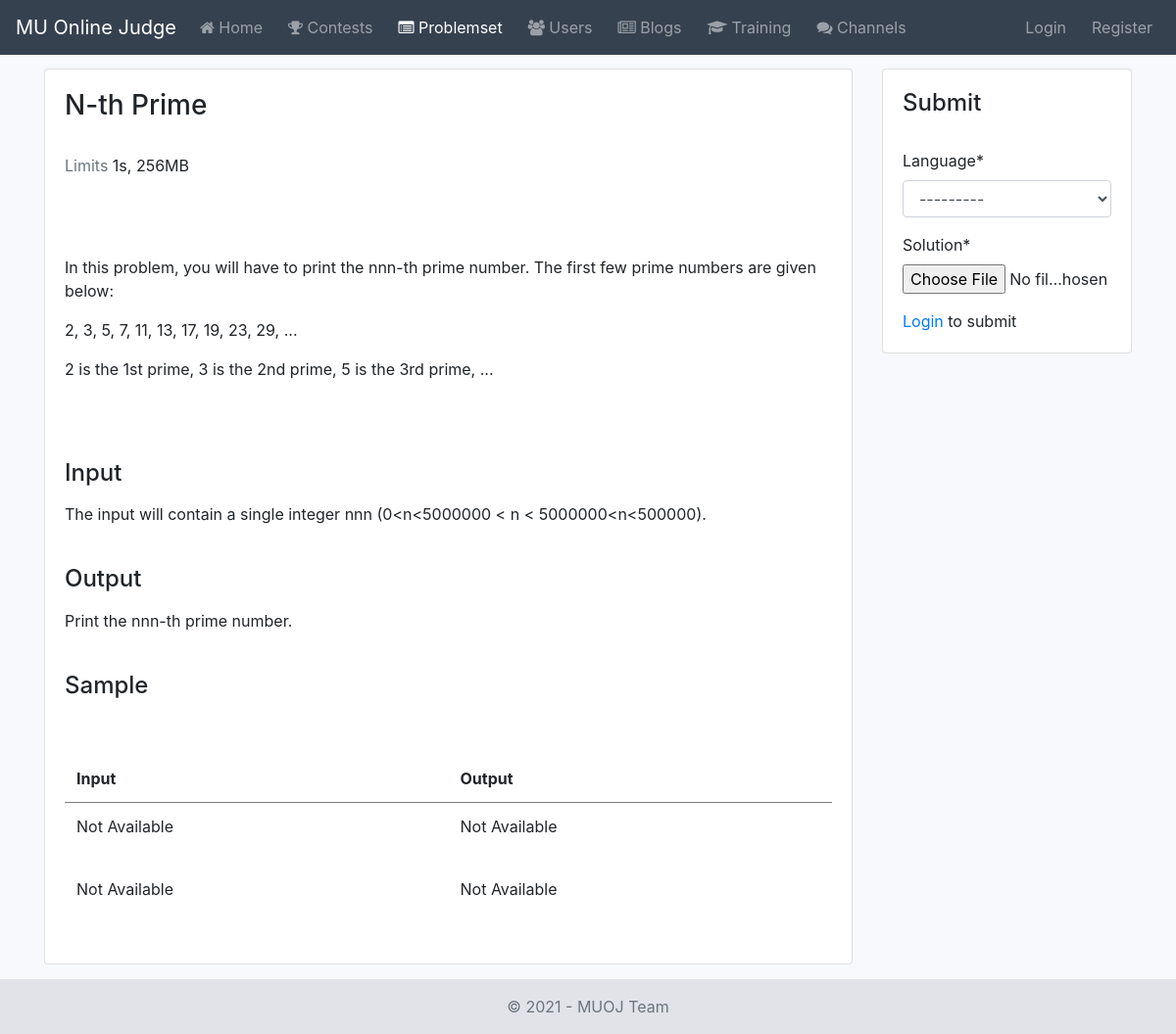
/problemset/problems/4/, run on the app's committed database.
### problemset/models.py (models this page shows, shortened)
class Problem(AbstractBaseModel):
    name = models.CharField(verbose_name=_('Name'), max_length=100)
    statement = RichTextField(verbose_name=_('Statement'))
    input_section = RichTextField(verbose_name=_('Input Section'))
    output_section = RichTextField(verbose_name=_('Output Section'))
    editorial = RichTextField(verbose_name=_('Editorial'))
    solution = models.FileField(verbose_name=_('Solution'))
    solution_language = models.ForeignKey(verbose_name=_('Language'), to=Language, on_delete=models.CASCADE)
    author = models.ForeignKey(to=User, on_delete=models.SET_NULL, null=True)
    is_protected = models.BooleanField(verbose_name=_('Is Protected'), default=0)
    time_limit = models.IntegerField(verbose_name=_('Time Limit'), default=1)
    memory_limit = models.PositiveIntegerField(verbose_name=_('Memory Limit'), default=256)
    objects = ProblemManager()
    class Meta:
        verbose_name = _('Problem')
        verbose_name_plural = _('Problems')
        ordering = ['-id']

class TestCase(models.Model):
    label = models.CharField(verbose_name=_('Label'), max_length=200, blank=True)
    input = models.FileField(verbose_name=_('Input File'), upload_to=input_directory_path)
    output = models.FileField(verbose_name=_('Output File'), upload_to=output_directory_path)
    is_sample = models.BooleanField(verbose_name=_('Is Sample'), default=False)
    notes = models.TextField(verbose_name=_('Notes'), blank=True)
    problem = models.ForeignKey(
        verbose_name=_('Problem'),
        to=Problem,
        related_name='testcases',
        on_delete=models.CASCADE
    )
    class Meta:
        verbose_name = _('TestCase')
        verbose_name_plural = _('TestCases')
        ordering = ['-id']
    @property
    def input_text(self):
        try:
            with open(f"{BASE_DIR}{self.input.url}", 'r', encoding='UTF-8') as f:
                return f.read()
        except FileNotFoundError:
            return 'Not Available'
    @property
    def output_text(self):
        try:
            with open(f"{BASE_DIR}{self.output.url}", 'r', encoding='UTF-8') as f:
                return f.read()
        except FileNotFoundError:
            return 'Not Available'

### problemset/views.py (the view)
# urls.py: path('problems/<int:pk>/', ProblemDetailView.as_view(), name='problem-details'),
class ProblemDetailView(DetailView):
    model = Problem
    template_name = 'problemset/problem_details.html'
    context_object_name = 'problem'
    def get_context_data(self, **kwargs):
        context = super().get_context_data(**kwargs)
        context.update({
            'problemset_nav': 'active',
            'submission_form': SubmissionForm(),
            'testcases': self.get_object().testcases.filter(is_sample=True)
        })
        return context

### problemset/forms.py
class SubmissionForm(forms.ModelForm):
    class Meta:
        model = Submission
        fields = ['solution_language', 'solution']

### problemset/models.py (called while the page is built)
    def __str__(self):
        return self.name

### problemset/templates/problemset/problem_details.html (shortened to what this page needs)
{% extends 'problemset/base.html' %}
{% load crispy_forms_tags %}
{% block content %}
    <div class="row">
        <div class="col-sm-9">
            <div class="card">
                <div class="card-body">
                    <h3> {{ problem.name }} </h3>
                    <br />
                    <p>
                        <span class="text-muted"> Limits </span> {{ problem.time_limit }}s, {{ problem.memory_limit }}MB
                    </p>
                    <br />
                    <p> {{ problem.statement|safe|linebreaks }} </p>
                    <br />
                    <h4> Input </h4>
                    <p> {{ problem.input_section|safe|linebreaks }} </p>
                    <br />
                    <h4> Output </h4>
                    <p> {{ problem.output_section|safe|linebreaks }} </p>
                    <br />
                    <h4> Sample </h4>
                    <table class="table table-borderless">
                        <thead>
                            <tr style="border-bottom: 1px solid grey">
                                <th width="50%"> Input </th>
                                <th width="50%"> Output </th>
                            </tr>
                        </thead>
                        <tbody>
                            {% for testcase in testcases %}
                                <tr>
                                    {% if testcase.input_text %}
                                        <td> {{ testcase.input_text|safe|linebreaks }} </td>
                                    {% else %}
                                        ddd
                                    {% endif %}
                                    <td> {{ testcase.output_text|safe|linebreaks }} </td>
                                </tr>
                                <br />
                            {% endfor %}
                        </tbody>
                    </table>
                </div>
            </div>
        </div>
        <div class="col-sm-3">
            <div class="card">
                <div class="card-body">
                    <h4> Submit </h4>
                    <br />
                    <form method="POST" action="{% url 'problemset:submission-create' problem.id %}" enctype="multipart/form-data">
                        {{ submission_form|crispy }}
                        {% if user.is_authenticated %}
                            <div class="form-group">
                                <button class="btn btn-sm btn-primary" type="submit"> Submit </button>
                            </div>
                        {% else %}
                            <a href="{% url 'login' %}"> Login </a> to submit
                        {% endif %}
                    </form>
                </div>
            </div>
            <br>
        </div>
    </div>
{% endblock %}

### static_local/core/css/base.css (style rules this page uses)
* { list-style: none; margin: 0; padding: 0; box-sizing: border-box; }
.bg-light-blue { background-color: #f7f9fc; }

### data on the page
Problem: name "N-th Prime", time_limit "1", memory_limit "256", statement "In this problem, you will have to print the nnn-th prime number. The first few prime numbers are given below: 2, 3, 5, 7, 11, 13, 17, 19, 23, 29, ... 2 is the 1st prime, 3 is the 2nd prime, 5 is the 3rd prime, ...", input_section "The input will contain a single integer nnn (0<n<5000000 < n < 5000000<n<500000).", output_section "Print the nnn-th prime number."
TestCase: input_text "Not Available", output_text "Not Available"
TestCase: input_text "Not Available", output_text "Not Available"
